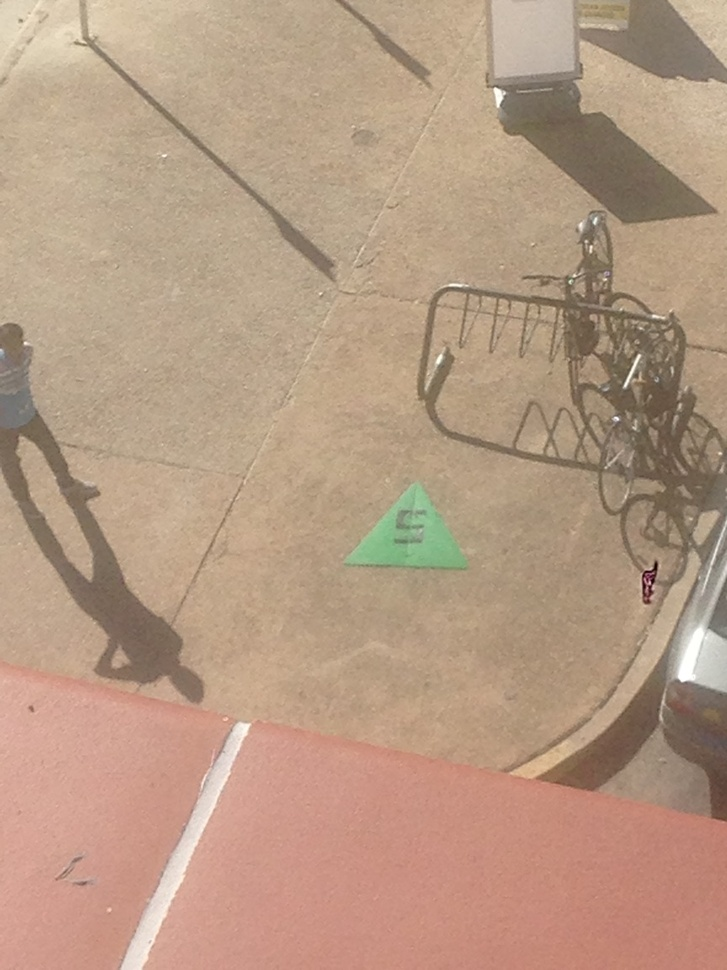
%> input picture practicingCVAbbas/test_images/2014-10-26.jpg, 727 x 970 px, shrunk from 864 x 1152 before the run
$ octave rg2hsv.m   (GNU Octave 9; MATLAB toolbox functions it lacks are replaced by stand-ins)
%> lines starting %> are read from the running program, lines starting %| are printed output that depends on the picture
img = imread('test_images/2014-10-26.jpg');
%> img is the input picture: size 970x727x3 uint8; mean R, G, B 182.6, 154.2, 131.9
% img = im2double(img);
% hist(reshape(img,[],3),1:max(img(:)));
% colormap([1 0 0; 0 1 0; 0 0 1]);

img = rgb2hsv(img);
%> img: size 970x727x3 double; mean H, S, V 0.0791, 0.279, 0.718
hue = img(:,:,1);
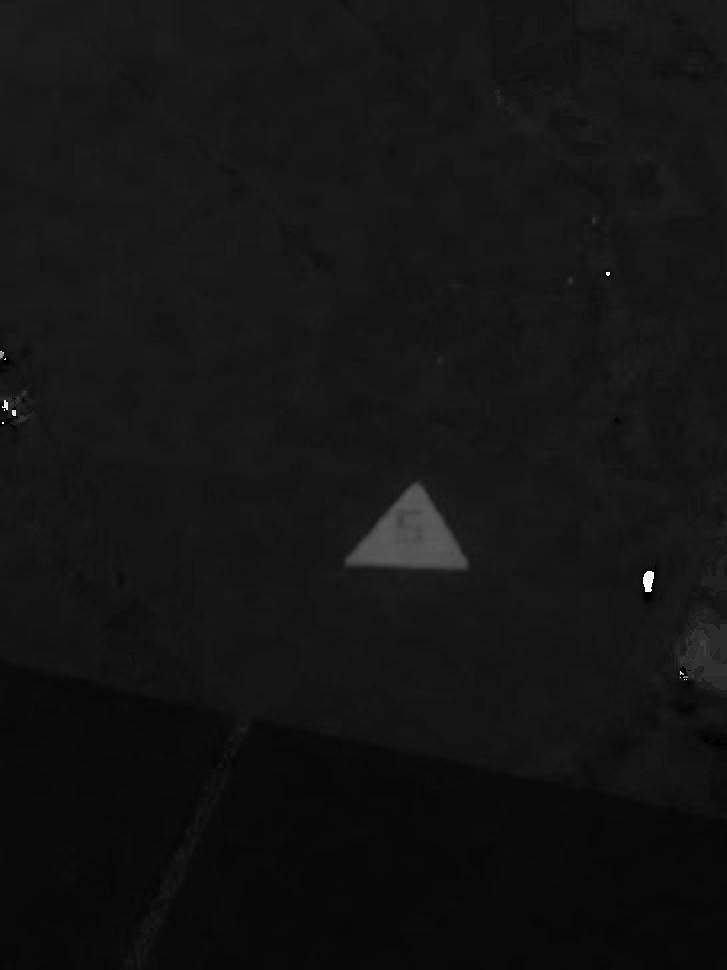
%> hue: size 970x727 double; min 0, max 0.996, mean 0.0791
his = imhist(hue);
%> his = 256 values, max 127781 at index 25, min 0 at index 54, mean 2754.6

[peak, ind] = findpeaks(his);
%> peak = 48 values, max 127781 at index 6, min 1 at index 32, mean 7340; ind = 48 values from 4 to 254
arr = [peak, ind];
%> arr = 48 rows, first 12: [69 4; 53220 10; 3235 15; 6719 18; 118042 23; 127781 25; 32232 27; 4940 29; 743 32; 328 36; 102 40; 74 42]
arr2 = sortrows(arr);
%> arr2 = 48 rows, first 12: [1 140; 1 152; 1 238; 2 144; 2 157; 2 199; 3 222; 4 137; 5 129; 5 147; 5 214; 6 171]

figure; title('Image');
    imshow(img);
figure; title('Histogram');
    plot(his);
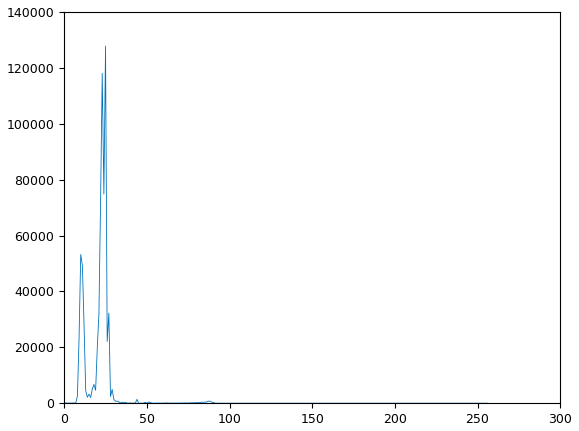
%> figure redrawn from the program's plot data; curve peaks at x = 25, y = 127781
figure; title('Find peaks');
    hold on; plot(arr);
%> after `plot(arr)`:
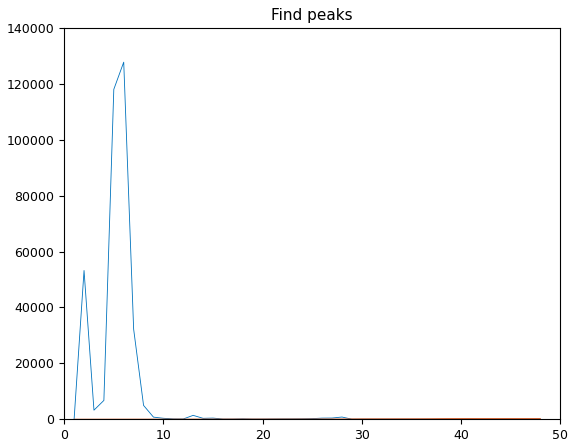
%> figure redrawn from the program's plot data; curve peaks at x = 6, y = 127781; curve peaks at x = 48, y = 254
figure; title('Peaks sorted by Row');
    hold on; plot(arr2);
%> after `plot(arr2)`:
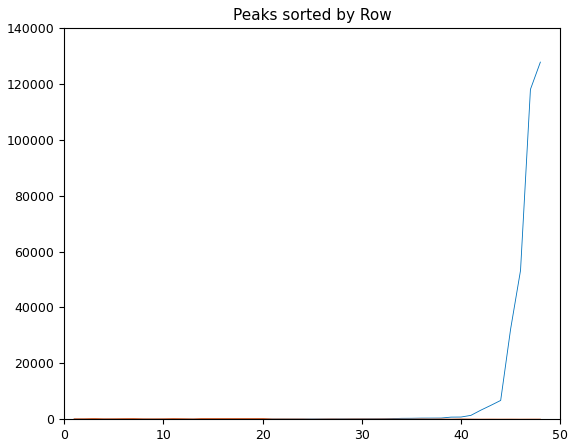
%> figure redrawn from the program's plot data; curve peaks at x = 48, y = 127781; curve peaks at x = 19, y = 254

$ run again, with practicingCVAbbas/test_images/test.png saved as practicingCVAbbas/test_images/2014-10-26.jpg
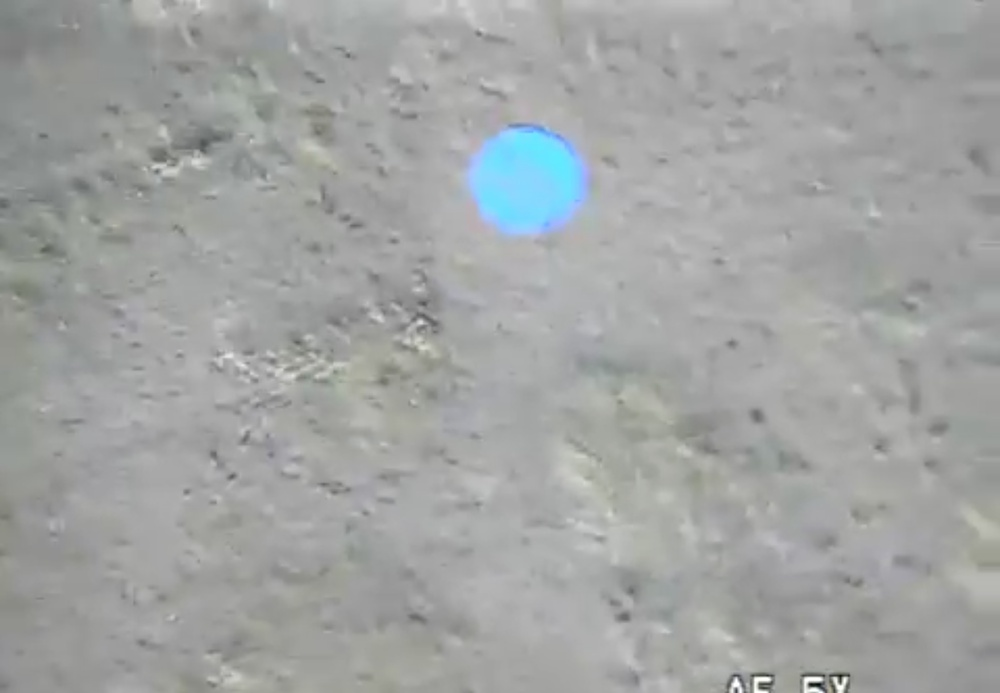
%> input picture practicingCVAbbas/test_images/test.png, 1000 x 693 px, shrunk from 2400 x 1663 before the run
%> img is the input picture: size 693x1000x3 uint8; mean R, G, B 161.5, 163.7, 162.7
%> img: size 693x1000x3 double; mean H, S, V 0.205, 0.022, 0.645
%> `hue = img(:,:,1);`:
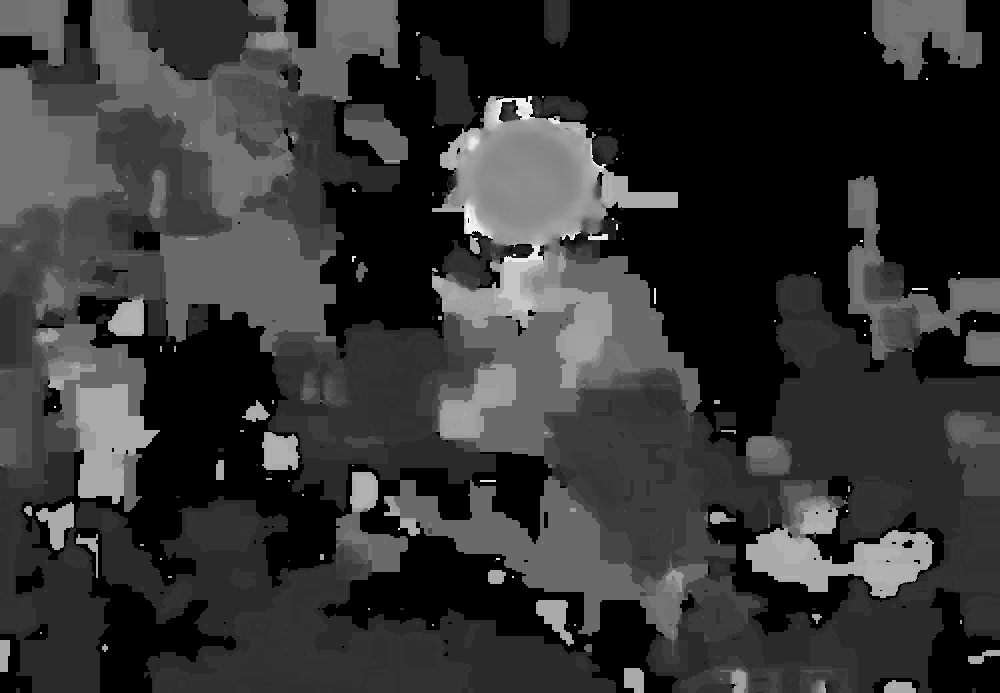
%> hue: size 693x1000 double; min 0, max 0.983, mean 0.205
%> his = 256 values, max 253330 at index 1, min 0 at index 2, mean 2707
%> peak = 77 values, max 104459 at index 12, min 1 at index 32, mean 5090.6; ind = 77 values from 5 to 251
%> arr = 77 rows, first 12: [4 5; 92 9; 11 13; 12 17; 112 19; 676 29; 7 31; 4 33; 224 35; 11 38; 8 42; 104459 44]
%> arr2 = 77 rows, first 12: [1 103; 1 204; 2 77; 3 98; 3 194; 4 5; 4 33; 5 225; 7 31; 8 42; 8 192; 9 210]
%> `plot(arr2)`:
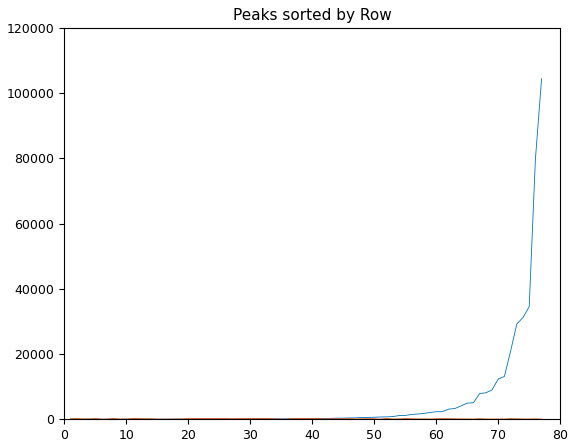
%> figure redrawn from the program's plot data; curve peaks at x = 77, y = 104459; curve peaks at x = 26, y = 251
